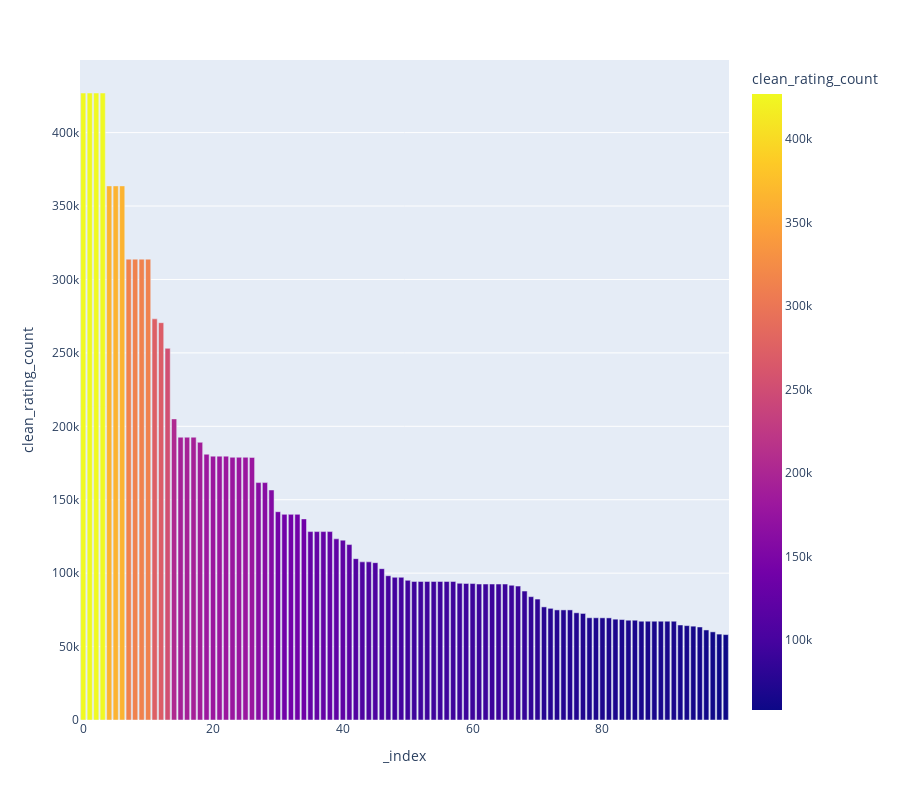

Notebook code cell kept with this figure:
### Code cell
# clean_rating_count
df.sort_values(by='clean_rating_count', ascending=False, inplace=True)
df.reset_index(inplace=True)
fig = px.bar(df.head(100), y='clean_rating_count', color='clean_rating_count', height=800, hover_name='product_name')
fig.show()

### Figure 1 — Plotly figure (JSON) as saved in the notebook; plotly's stock layout.template omitted (floating-point values rounded to 4 significant figures)
{"data": [{"alignmentgroup": "True", "hovertemplate": "<b>%{hovertext}</b><br><br>_index=%{x}<br>clean_rating_count=%{marker.color}<extra></extra>", "hovertext": ["Amazon Basics High-Speed HDMI Cable, 6 Feet - Supports Ethernet, 3D, 4K video,Black", "Amazon Basics High-Speed HDMI Cable, 6 Feet (2-Pack),Black", "AmazonBasics Flexible Premium HDMI Cable (Black, 4K@60Hz, 18Gbps), 3-Foot", "AmazonBasics Flexible Premium HDMI Cable (Black, 4K@60Hz, 18Gbps), 3-Foot", "boAt Bassheads 100 in Ear Wired Earphones with Mic(Taffy Pink)", "boAt Bassheads 100 in Ear Wired Earphones with Mic(Furious Red)", "boAt BassHeads 100 in-Ear Wired Headphones with Mic (Black)", "Redmi 9A Sport (Coral Green, 2GB RAM, 32GB Storage) | 2GHz Octa-core Helio G25 Processor | 5000 mAh Battery", "Redmi 9 Activ (Carbon Black, 4GB RAM, 64GB Storage) | Octa-core Helio G35 | 5000 mAh Battery", "Redmi 9A Sport (Coral Green, 3GB RAM, 32GB Storage) | 2GHz Octa-core Helio G25 Processor | 5000 mAh Battery", "Redmi 9A Sport (Carbon Black, 2GB RAM, 32GB Storage) | 2GHz Octa-core Helio G25 Processor | 5000 mAh Battery", "boAt Bassheads 225 in Ear Wired Earphones with Mic(Blue)", "Pigeon Polypropylene Mini Handy and Compact Chopper with 3 Blades for Effortlessly Chopping Vegetables and Fruits for Your Kitchen (12420, Green, 400 ml)", "SanDisk Cruzer Blade 32GB USB Flash Drive", "SanDisk Extreme SD UHS I 64GB Card for 4K Video for DSLR and Mirrorless Cameras 170MB/s Read & 80MB/s Write", "JBL C100SI Wired In Ear Headphones with Mic, JBL Pure Bass Sound, One Button Multi-function Remote, Angled Buds for Comfort fit (Black)", "JBL C100SI Wired In Ear Headphones with Mic, JBL Pure Bass Sound, One Button Multi-function Remote, Premium Metallic Finish, Angled Buds for Comfort fit (Red)", "JBL C100SI Wired In Ear Headphones with Mic, JBL Pure Bass Sound, One Button Multi-function Remote, Angled Buds for Comfort fit (Black)", "SanDisk Ultra Dual 64 GB USB 3.0 OTG Pen Drive (Black)", "boAt Airdopes 121v2 in-Ear True Wireless Earbuds with Upto 14 Hours Playback, 8MM Drivers, Battery Indicators, Lightweight Earbuds & Multifunction Controls (Active Black, with Mic)", "TP-Link Nano USB WiFi Dongle 150Mbps High Gain Wireless Network Wi-Fi Adapter for PC Desktop and Laptops, Supports Windows 10/8.1/8/7/XP, Linux, Mac OS X (TL-WN722N)", "TP-LINK WiFi Dongle 300 Mbps Mini Wireless Network USB Wi-Fi Adapter for PC Desktop Laptop(Supports Windows 11/10/8.1/8/7/XP, Mac OS 10.9-10.15 and Linux, WPS, Soft AP Mode, USB 2.0) (TL-WN823N),Black", "TP-Link USB WiFi Adapter for PC(TL-WN725N), N150 Wireless Network Adapter for Desktop - Nano Size WiFi Dongle Compatible with Windows 11/10/7/8/8.1/XP/ Mac OS 10.9-10.15 Linux Kernel 2.6.18-4.4.3", "MI Power Bank 3i 20000mAh Lithium Polymer 18W Fast Power Delivery Charging | Input- Type C | Micro USB| Triple Output | Sandstone Black", "Mi 10000mAH Li-Polymer, Micro-USB and Type C Input Port, Power Bank 3i with 18W Fast Charging (Midnight Black)", "MI 10000mAh 3i Lithium Polymer Power Bank Dual Input(Micro-USB and Type C) and Output Ports 18W Fast Charging (Metallic Blue)", "Amazon Basics USB A to Lightning MFi Certified Charging Cable (White, 1.2 meter)", "boAt Bassheads 242 in Ear Wired Earphones with Mic(Active Black)", "boAt Bassheads 242 in Ear Wired Earphones with Mic(Blue)", "TP-Link TL-WA850RE Single_Band 300Mbps RJ45 Wireless Range Extender, Broadband/Wi-Fi Extender, Wi-Fi Booster/Hotspot with 1 Ethernet Port, Plug and Play, Built-in Access Point Mode, White", "boAt Rockerz 255 Pro+ in-Ear Bluetooth Neckband with Upto 40 Hours Playback, ASAP  Charge, IPX7, Dual Pairing, BT v5.0, with Mic (Active Black)", "Samsung EVO Plus 128GB microSDXC UHS-I U3 130MB/s Full HD & 4K UHD Memory Card with Adapter (MB-MC128KA), Blue", "Samsung EVO Plus 64GB microSDXC UHS-I U1 130MB/s Full HD & 4K UHD Memory Card with Adapter (MB-MC64KA), Blue", "Samsung EVO Plus 128GB microSDXC UHS-I U3 130MB/s Full HD & 4K UHD Memory Card with Adapter (MB-MC128KA), Blue", "boAt Airdopes 141 Bluetooth Truly Wireless in Ear Earbuds with mic, 42H Playtime, Beast Mode(Low Latency Upto 80ms) for Gaming, ENx Tech, ASAP Charge, IWP, IPX4 Water Resistance (Bold Black)", "Nokia 105 Plus Single SIM, Keypad Mobile Phone with Wireless FM Radio, Memory Card Slot and MP3 Player | Red", "Nokia 105 Single SIM, Keypad Mobile Phone with Wireless FM Radio | Blue", "Nokia 105 Plus Single SIM, Keypad Mobile Phone with Wireless FM Radio, Memory Card Slot and MP3 Player | Charcoal", "Nokia 105 Single SIM, Keypad Mobile Phone with Wireless FM Radio | Charcoal", "Pigeon by Stovekraft Amaze Plus Electric Kettle (14289) with Stainless Steel Body, 1.5 litre, used for boiling Water, making tea and coffee, instant noodles, soup etc. 1500 Watt (Silver)", "TP-link N300 WiFi Wireless Router TL-WR845N | 300Mbps Wi-Fi Speed | Three 5dBi high gain Antennas | IPv6 Compatible | AP/RE/WISP Mode | Parental Control | Guest Network", "Xiaomi Mi Wired in Ear Earphones with Mic Basic with Ultra Deep Bass & Aluminum Alloy Sound Chamber (Black)", "boAt Rockerz 330 in-Ear Bluetooth Neckband with Upto 30 Hours Playtime, ASAP  Charge, Signature Sound, Dual Pairing & IPX5 with Mic (Active Black)", "AmazonBasics USB 2.0 Cable - A-Male to B-Male - for Personal Computer, Printer- 6 Feet (1.8 Meters), Black", "AmazonBasics USB 2.0 Cable - A-Male to B-Male - for Personal Computer, Printer- 6 Feet (1.8 Meters), Black", "boAt Rockerz 450 Bluetooth On Ear Headphones with Mic, Upto 15 Hours Playback, 40MM Drivers, Padded Ear Cushions, Integrated Controls and Dual Modes(Luscious Black)", "Boult Audio Probass Curve Bluetooth Wireless in Ear Earphones with Mic with Ipx5 Water Resistant, 12H Battery Life & Extra Bass (Black)", "Sennheiser CX 80S in-Ear Wired Headphones with in-line One-Button Smart Remote with Microphone Black", "boAt Rockerz 400 Bluetooth On Ear Headphones With Mic With Upto 8 Hours Playback & Soft Padded Ear Cushions(Grey/Green)", "boAt Rockerz 400 Bluetooth On Ear Headphones With Mic With Upto 8 Hours Playback & Soft Padded Ear Cushions(Grey/Green)", "TP-Link USB Bluetooth Adapter for PC, 5.0 Bluetooth Dongle Receiver (UB500) Supports Windows 11/10/8.1/7 for Desktop, Laptop, Mouse, Keyboard, Printers, Headsets, Speakers, PS4/ Xbox Controllers", "boAt Rugged v3 Extra Tough Unbreakable Braided Micro USB Cable 1.5 Meter (Black)", "boAt Deuce USB 300 2 in 1 Type-C & Micro USB Stress Resistant, Tangle-Free, Sturdy Cable with 3A Fast Charging & 480mbps Data Transmission, 10000+ Bends Lifespan and Extended 1.5m Length(Martian Red)", "boAt Deuce USB 300 2 in 1 Type-C & Micro USB Stress Resistant, Tangle-Free, Sturdy Cable with 3A Fast Charging & 480mbps Data Transmission, 10000+ Bends Lifespan and Extended 1.5m Length(Martian Red)", "boAt Deuce USB 300 2 in 1 Type-C & Micro USB Stress Resistant, Sturdy Cable with 3A Fast Charging & 480mbps Data Transmission, 10000+ Bends Lifespan and Extended 1.5m Length(Mercurial Black)", "boAt Deuce USB 300 2 in 1 Type-C & Micro USB Stress Resistant, Tangle-Free, Sturdy Cable with 3A Fast Charging & 480mbps Data Transmission, 10000+ Bends Lifespan and Extended 1.5m Length(Martian Red)", "boAt Rugged V3 Braided Micro USB Cable (Pearl White)", "boAt Rugged v3 Extra Tough Unbreakable Braided Micro USB Cable 1.5 Meter (Black)", "TP-Link Tapo 360° 2MP 1080p Full HD Pan/Tilt Home Security Wi-Fi Smart Camera| Alexa Enabled| 2-Way Audio| Night Vision| Motion Detection| Sound and Light Alarm| Indoor CCTV (Tapo C200) White", "JBL C50HI, Wired in Ear Headphones with Mic, One Button Multi-Function Remote, Lightweight & Comfortable fit (Black)", "Crucial BX500 240GB 3D NAND SATA 6.35 cm (2.5-inch) SSD (CT240BX500SSD1)", "AmazonBasics Micro USB Fast Charging Cable for Android Phones with Gold Plated Connectors (3 Feet, Black)", "Amazonbasics Micro Usb Fast Charging Cable For Android Smartphone,Personal Computer,Printer With Gold Plated Connectors (6 Feet, Black)", "Amazonbasics Micro Usb Fast Charging Cable For Android Smartphone,Personal Computer,Printer With Gold Plated Connectors (6 Feet, Black)", "Noise ColorFit Pro 2 Full Touch Control Smart Watch with 35g Weight & Upgraded LCD Display (Deep Wine)", "Noise ColorFit Pro 2 Full Touch Control Smart Watch with 35g Weight & Upgraded LCD Display,IP68 Waterproof,Heart Rate Monitor,Sleep & Step Tracker,Call & Message Alerts & Long Battery Life (Jet Black)", "boAt Bassheads 152 in Ear Wired Earphones with Mic(Active Black)", "boAt BassHeads 900 On-Ear Wired Headphones with Mic (White)", "JBL Tune 215BT, 16 Hrs Playtime with Quick Charge, in Ear Bluetooth Wireless Earphones with Mic, 12.5mm Premium Earbuds with Pure Bass, BT 5.0, Dual Pairing, Type C & Voice Assistant Support (Black)", "PTron Tangent Lite Bluetooth 5.0 Earphones with Mic, Hi-Fi Stereo Sound Neckband, 8Hrs Playtime, Lightweight Snug-fit in-Ear Headphones, IPX4 Water Resistant, Fast Charge & Voice Assistant (Black)", "SanDisk Ultra 64 GB USB Pen Drives (SDDDC2-064G-I35, Black, Silver)", "Boult Audio BassBuds X1 in-Ear Wired Earphones with 10mm Extra Bass Driver and HD Sound with mic(Black)", "boAt Bassheads 102 Wired in Ear Earphones with Mic (Mint Green)", "AmazonBasics USB 2.0 Extension Cable for Personal Computer, Printer, 2-Pack - A-Male to A-Female - 3.3 Feet (1 Meter, Black)", "AmazonBasics USB 2.0 - A-Male to A-Female Extension Cable for Personal Computer, Printer (Black, 9.8 Feet/3 Meters)", "AmazonBasics USB 2.0 - A-Male to A-Female Extension Cable for Personal Computer, Printer (Black, 9.8 Feet/3 Meters)", "Western Digital WD 2TB My Passport Portable Hard Disk Drive, USB 3.0 with  Automatic Backup, 256 Bit AES Hardware Encryption,Password Protection,Compatible with Windows and Mac, External HDD-Black", "realme Buds Wireless in Ear Bluetooth Earphones with mic, 11.2mm Bass Boost Driver, Magnetic Fast Pair, Fast Charging and 12 Hrs Playtime (Yellow)", "boAt Xtend Smartwatch with Alexa Built-in, 1.69” HD Display, Multiple Watch Faces, Stress Monitor, Heart & SpO2 Monitoring, 14 Sports Modes, Sleep Monitor, 5 ATM & 7 Days Battery(Charcoal Black)", "boAt Xtend Smartwatch with Alexa Built-in, 1.69” HD Display, Multiple Watch Faces, Stress Monitor, Heart & SpO2 Monitoring, 14 Sports Modes, Sleep Monitor, 5 ATM & 7 Days Battery(Charcoal Black)", "SanDisk Ultra SDHC UHS-I Card 32GB 120MB/s R for DSLR Cameras, for Full HD Recording, 10Y Warranty", "AmazonBasics 3.5mm to 2-Male RCA Adapter Cable For Tablet, Smartphone (Black, 15 feet)", "Boya ByM1 Auxiliary Omnidirectional Lavalier Condenser Microphone with 20ft Audio Cable (Black)", "TP-Link AC750 Dual Band Wireless Cable Router, 4 10/100 LAN + 10/100 WAN Ports, Support Guest Network and Parental Control, 750Mbps Speed Wi-Fi, 3 Antennas (Archer C20) Blue, 2.4 GHz", "Noise ColorFit Pulse Smartwatch with 3.56 cm (1.4\") Full Touch HD Display, SpO2, Heart Rate, Sleep Monitors & 10-Day Battery - Jet Black", "Noise ColorFit Pulse Smartwatch with 3.56 cm (1.4\") Full Touch HD Display, SpO2, Heart Rate, Sleep Monitors & 10-Day Battery - Jet Black", "SanDisk Ultra® microSDXC™ UHS-I Card, 64GB, 140MB/s R, 10 Y Warranty, for Smartphones", "SanDisk Ultra microSD UHS-I Card 64GB, 120MB/s R", "SanDisk Ultra® microSDXC™ UHS-I Card, 256GB, 150MB/s R, 10 Y Warranty, for Smartphones", "SanDisk Ultra microSD UHS-I Card 32GB, 120MB/s R", "SanDisk Ultra® microSDXC™ UHS-I Card, 64GB, 140MB/s R, 10 Y Warranty, for Smartphones", "SanDisk Ultra® microSDXC™ UHS-I Card, 128GB, 140MB/s R, 10 Y Warranty, for Smartphones", "Zebronics ZEB-COUNTY 3W Wireless Bluetooth Portable Speaker With Supporting Carry Handle, USB, SD Card, AUX, FM & Call Function. (Green)", "HP v236w USB 2.0 64GB Pen Drive, Metal", "JBL Go 2, Wireless Portable Bluetooth Speaker with Mic, JBL Signature Sound, Vibrant Color Options with IPX7 Waterproof & AUX (Blue)", "Prestige Electric Kettle PKOSS - 1500watts, Steel (1.5Ltr), Black", "Logitech B170 Wireless Mouse, 2.4 GHz with USB Nano Receiver, Optical Tracking, 12-Months Battery Life, Ambidextrous, PC/Mac/Laptop - Black", "ZEBRONICS Zeb-Thunder Bluetooth Wireless Over Ear Headphone FM, mSD, 9 hrs Playback with Mic (Black)", "OPPO A31 (Mystery Black, 6GB RAM, 128GB Storage) with No Cost EMI/Additional Exchange Offers", "PTron Tangentbeat in-Ear Bluetooth 5.0 Wireless Headphones with Mic, Enhanced Bass, 10mm Drivers, Clear Calls, Snug-Fit, Fast Charging, Magnetic Buds, Voice Assistant & IPX4 Wireless Neckband (Black)"], "legendgroup": "", "marker": {"color": [426973, 426973, 426973, 426972, 363713, 363713, 363711, 313836, 313836, 313832, 313832, 273189, 270563, 253105, 205052, 192590, 192589, 192587, 189104, 180998, 179692, 179691, 179691, 178912, 178912, 178912, 178817, 161679, 161677, 156638, 141841, 140036, 140036, 140035, 136954, 128311, 128311, 128311, 128311, 123365, 122478, 119466, 109864, 107687, 107686, 107151, 103052, 98250, 97175, 97174, 95116, 94364, 94364, 94364, 94363, 94363, 94363, 94363, 93112, 92995, 92925, 92595, 92595, 92595, 92588, 92588, 91770, 91188, 87798, 83996, 82356, 77027, 76042, 74977, 74976, 74976, 73005, 72563, 69622, 69619, 69585, 69538, 68664, 68409, 67951, 67950, 67262, 67260, 67260, 67259, 67259, 67259, 64705, 64273, 63899, 63350, 61314, 60026, 58506, 58162], "coloraxis": "coloraxis", "pattern": {"shape": ""}}, "name": "", "offsetgroup": "", "orientation": "v", "showlegend": false, "textposition": "auto", "type": "bar", "x": [0, 1, 2, 3, 4, 5, 6, 7, 8, 9, 10, 11, 12, 13, 14, 15, 16, 17, 18, 19, 20, 21, 22, 23, 24, 25, 26, 27, 28, 29, 30, 31, 32, 33, 34, 35, 36, 37, 38, 39, 40, 41, 42, 43, 44, 45, 46, 47, 48, 49, 50, 51, 52, 53, 54, 55, 56, 57, 58, 59, 60, 61, 62, 63, 64, 65, 66, 67, 68, 69, 70, 71, 72, 73, 74, 75, 76, 77, 78, 79, 80, 81, 82, 83, 84, 85, 86, 87, 88, 89, 90, 91, 92, 93, 94, 95, 96, 97, 98, 99], "xaxis": "x", "y": [426973, 426973, 426973, 426972, 363713, 363713, 363711, 313836, 313836, 313832, 313832, 273189, 270563, 253105, 205052, 192590, 192589, 192587, 189104, 180998, 179692, 179691, 179691, 178912, 178912, 178912, 178817, 161679, 161677, 156638, 141841, 140036, 140036, 140035, 136954, 128311, 128311, 128311, 128311, 123365, 122478, 119466, 109864, 107687, 107686, 107151, 103052, 98250, 97175, 97174, 95116, 94364, 94364, 94364, 94363, 94363, 94363, 94363, 93112, 92995, 92925, 92595, 92595, 92595, 92588, 92588, 91770, 91188, 87798, 83996, 82356, 77027, 76042, 74977, 74976, 74976, 73005, 72563, 69622, 69619, 69585, 69538, 68664, 68409, 67951, 67950, 67262, 67260, 67260, 67259, 67259, 67259, 64705, 64273, 63899, 63350, 61314, 60026, 58506, 58162], "yaxis": "y"}], "layout": {"barmode": "relative", "coloraxis": {"colorbar": {"title": {"text": "clean_rating_count"}}, "colorscale": [[0, "#0d0887"], [0.1111, "#46039f"], [0.2222, "#7201a8"], [0.3333, "#9c179e"], [0.4444, "#bd3786"], [0.5556, "#d8576b"], [0.6667, "#ed7953"], [0.7778, "#fb9f3a"], [0.8889, "#fdca26"], [1, "#f0f921"]]}, "height": 800, "legend": {"tracegroupgap": 0}, "margin": {"t": 60}, "xaxis": {"anchor": "y", "domain": [0, 1], "title": {"text": "_index"}}, "yaxis": {"anchor": "x", "domain": [0, 1], "title": {"text": "clean_rating_count"}}}}
